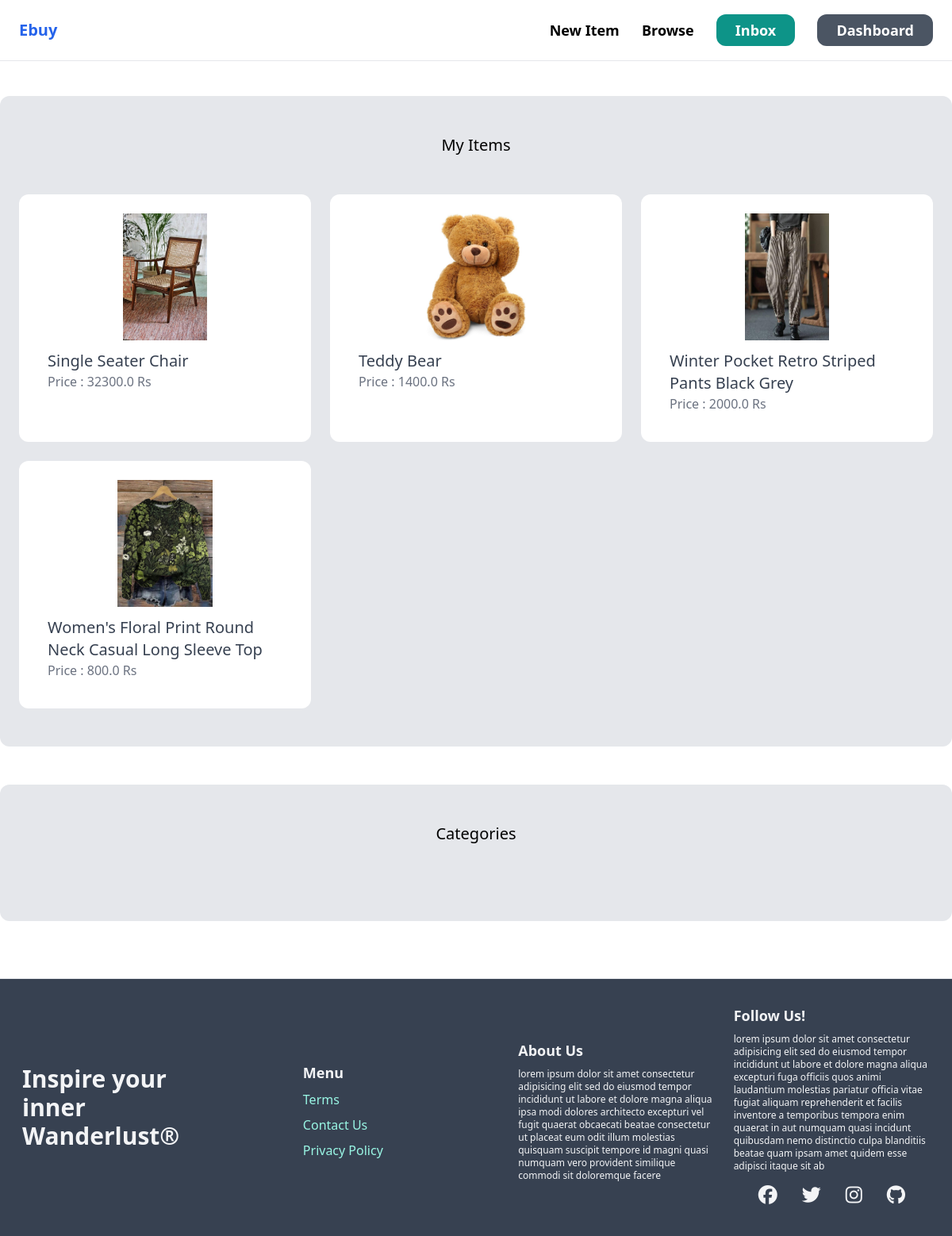
The page /dashboard/ (signed in) on the database its author committed.
### items/models.py (models this page shows, shortened)
class Item(models.Model):
    class Meta:
        verbose_name_plural = "items"
        ordering = ("Name",)
    Category = models.ForeignKey(Categories, related_name = "items", on_delete = models.CASCADE)
    Name = models.CharField(max_length = 255)
    Description = models.TextField(blank = True, null= True)
    Image = models.ImageField(upload_to = "item_images", blank = True, null= True)
    Price = models.FloatField()
    Is_sold = models.BooleanField(default = False)
    User = models.ForeignKey(User, related_name = "items", on_delete = models.CASCADE)
    Added_on = models.DateTimeField(auto_now_add = True)

### dashboard/views.py (the view)
# urls.py: path("", views.index, name = "index"),
@login_required
def index(request):
    items = Item.objects.filter(User = request.user)
    return render (request, "dashboard/index.html",{
        "items" : items,
    })

### dashboard/templates/dashboard/index.html (shortened to what this page needs)
{% extends "core/base.html" %}
{% block heading %}
<div class = "px-6 py-12 bg-gray-200 rounded-xl mt-6 mb-12 " >
    <h1 class = " mb-12 text-center text-xl"> My Items</h1>
    <div class = " grid grid-cols-3 gap-6">
        {% for item in items%}
        <div class="bg-white rounded-xl p-6">
            <a href = "{% url 'item:detail' item.id %}">
            <div style="height:10rem" >
                <center>
                    <img src = "{{item.Image.url}}"  style="height:10rem" class = "px-3" >
                </center>
            </div>
            <div class= " p-3 rounded-b-xl">
                <h2 class="text-xl text-gray-700 ">{{ item.Name }}</h2>
                <p class="text-gray-500">Price : {{ item.Price }} Rs</p>
            </div>
        </a>
        </div>
        {% endfor %}
</div>
</div>
<div class = "px-6 py-12 bg-gray-200 rounded-xl mt-6 mb-12 " >
    <h1 class = " mb-12 text-center text-xl">Categories</h1>
</div>
{% endblock %}

### rows shown on the page
Item: Image (picture), Name "Single Seater Chair", Price "32300.0"
Item: Image (picture), Name "Teddy Bear", Price "1400.0"
Item: Image (picture), Name "Winter Pocket Retro Striped Pants Black Grey", Price "2000.0"
Item: Image (picture), Name "Women's Floral Print Round Neck Casual Long Sleeve Top", Price "800.0"
